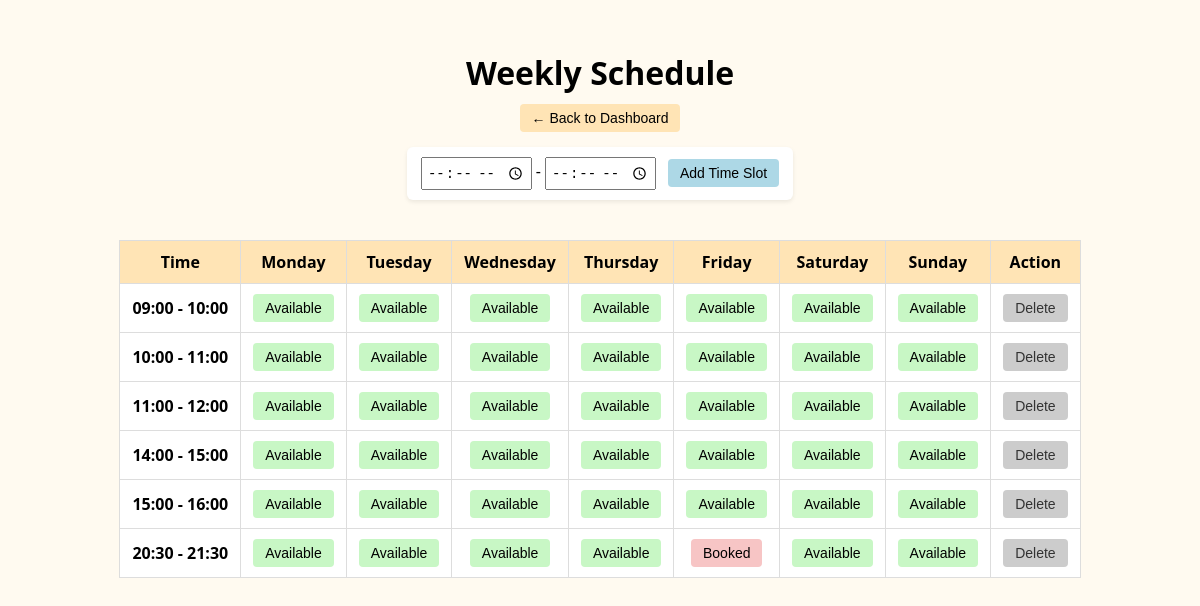
The app's page /schedule (signed in) with its own data.
### tables this page shows
CREATE TABLE time_slots (
                id INTEGER PRIMARY KEY AUTOINCREMENT,
                user_id INTEGER NOT NULL,
                label TEXT NOT NULL,
                start_time TEXT NOT NULL,
                end_time TEXT NOT NULL,
                UNIQUE(user_id, start_time, end_time),
                FOREIGN KEY(user_id) REFERENCES users(id)
            );

### LoginSystemSchedule.py (the view)
@app.route("/schedule")
@login_required
def schedule_page():
    user_id = session["user_id"]
    ensure_default_slots(user_id)
    ensure_schedule(user_id)
    slots, schedule_data = get_schedule_view_data(user_id)
    return render_template(
        "schedule.html",
        days=DAYS,
        slots=slots,
        schedule=schedule_data
    )

### db.py (called while the page is built)
def get_db():
    conn = sqlite3.connect(DB_PATH)
    conn.row_factory = sqlite3.Row
    return conn

def execute(query, args=(), commit=True):
    with get_db() as db:
        cur = db.execute(query, args)
        if commit:
            db.commit()
        return cur

def fetch_one(query, args=()):
    with get_db() as db:
        return db.execute(query, args).fetchone()

def fetch_all(query, args=()):
    with get_db() as db:
        return db.execute(query, args).fetchall()

### extensions.py (called while the page is built)
def login_required(func):
    @wraps(func)
    def wrapper(*args, **kwargs):
        if "user_id" not in session:
            return redirect(url_for("pages.login_page"))
        return func(*args, **kwargs)
    return wrapper

### services/schedule_service.py (called while the page is built)
def ensure_schedule(user_id):
    slots = fetch_all(
        "SELECT id FROM time_slots WHERE user_id = ?",
        (user_id,)
    )
    for slot in slots:
        for day in DAYS:
            execute("""
                INSERT OR IGNORE INTO schedule (user_id, day, slot_id)
                VALUES (?, ?, ?)
            """, (user_id, day, slot["id"]))

def get_schedule_view_data(user_id):
    slots = fetch_all("""
        SELECT *
        FROM time_slots
        WHERE user_id = ?
        ORDER BY start_time
    """, (user_id,))
    rows = fetch_all("""
        SELECT s.day, s.is_booked, t.label, t.id AS slot_id
        FROM schedule s
        JOIN time_slots t ON s.slot_id = t.id
        WHERE s.user_id = ?
    """, (user_id,))
    schedule_data = {day: {} for day in DAYS}
    for row in rows:
        schedule_data[row["day"]][row["label"]] = {
            "booked": bool(row["is_booked"]),
            "slot_id": row["slot_id"]
        }
    return slots, schedule_data

### services/slot_service.py (called while the page is built, shortened)
def ensure_default_slots(user_id):
    count = fetch_one(
        "SELECT COUNT(*) AS c FROM time_slots WHERE user_id = ?",
        (user_id,)
    )["c"]
    if count > 0:
        return

### templates/schedule.html (shortened to what this page needs)
<!DOCTYPE html>
<html>
<head>
    <link rel="stylesheet" href="{{ url_for('static', filename='style_soft.css') }}">
</head>
<body>
<h1>Weekly Schedule</h1>
<div style="text-align:center; margin-bottom:15px;">
    <a href="{{ url_for('dashboard') }}">
        <button type="button">← Back to Dashboard</button>
    </a>
</div>
<div style="text-align:center; margin-bottom:20px;">
<form id="add-slot-form" style="display:inline-block;">
    <input type="time" name="start" required>
    <span> - </span>
    <input type="time" name="end" required>
    <button type="submit">Add Time Slot</button>
</form>
</div>
<table cellpadding="5">
    <tr>
        <th>Time</th>
        {% for day in days %}
            <th>{{ day }}</th>
        {% endfor %}
        <th>Action</th>
    </tr>
    {% for slot in slots %}
    <tr>
        <td><strong>{{ slot.label }}</strong></td>
        {% for day in days %}
        {% set cell = schedule[day][slot.label] %}
        <td>
            <form method="post" action="/toggle">
                <button type="submit"
                        class="{{ 'booked' if cell.booked else 'available' }}">
                    {{ 'Booked' if cell.booked else 'Available' }}
                </button>
            </form>
        </td>
        {% endfor %}
        <td style="text-align:center;">
<button class="delete-btn"
        data-slot-id="{{ slot.id }}"
        style="background:#ccc;">
    Delete
</button>
        </td>
    </tr>
    {% endfor %}
</table>
</body>
</html>

### static/style_soft.css (style rules this page uses)
body { font-family: "Segoe UI", sans-serif; background-color: #fffaf0; margin: 0; padding: 30px; display: grid; flex-direction: column; align-items: center; justify-content: center; }
h1 { text-align: center; margin-bottom: 10px; }
button { border: none; padding: 6px 12px; border-radius: 4px; cursor: pointer; font-size: 14px; }
a button { background-color: #ffe4b5; }
#add-slot-form { background-color: #fff; padding: 10px 14px; border-radius: 6px; box-shadow: 0 2px 4px rgba(0,0,0,0.08); }
#add-slot-form input[type="time"] { padding: 4px; font-size: 14px; }
#add-slot-form button { margin-left: 8px; background-color: #add8e6; }
table { margin: 20px auto; border-collapse: collapse; background-color: #fff; }
th, td { border: 1px solid #ddd; padding: 10px 12px; text-align: center; }
th { background-color: #ffe4b5; font-weight: bold; }
td strong { font-weight: 600; }
button.available { background-color: #c8f7c5; }
button.booked { background-color: #f7c5c5; }
.delete-btn { background-color: #ddd; color: #333; }

### records on screen
time_slots: label "09:00 - 10:00", booked "Available" "Available" "Available" "Available" "Available" "Available" "Available"
time_slots: label "10:00 - 11:00", booked "Available" "Available" "Available" "Available" "Available" "Available" "Available"
time_slots: label "11:00 - 12:00", booked "Available" "Available" "Available" "Available" "Available" "Available" "Available"
time_slots: label "14:00 - 15:00", booked "Available" "Available" "Available" "Available" "Available" "Available" "Available"
time_slots: label "15:00 - 16:00", booked "Available" "Available" "Available" "Available" "Available" "Available" "Available"
time_slots: label "20:30 - 21:30", booked "Available" "Available" "Available" "Available" "Booked" "Available" "Available"

### other values on screen
{{ day }} "Monday" "Tuesday" "Wednesday" "Thursday" "Friday" "Saturday" "Sunday"
